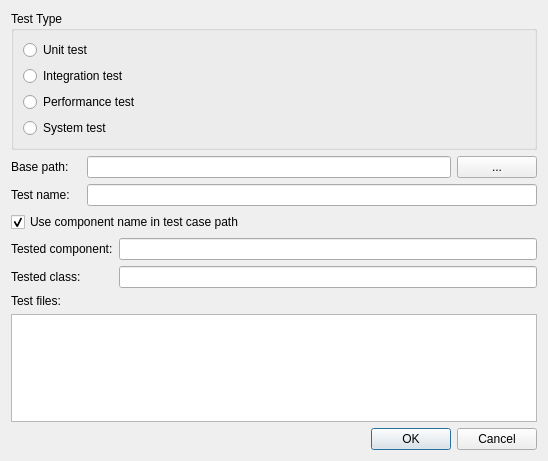
<?xml version="1.0" encoding="UTF-8"?>
<ui version="4.0">
 <class>NewTestCaseDlg</class>
 <widget class="QDialog" name="NewTestCaseDlg">
  <property name="geometry">
   <rect>
    <x>0</x>
    <y>0</y>
    <width>548</width>
    <height>461</height>
   </rect>
  </property>
  <property name="windowTitle">
   <string>New Test</string>
  </property>
  <layout class="QGridLayout" name="gridLayout">
   <item row="0" column="0" colspan="3">
    <widget class="QGroupBox" name="groupBox">
     <property name="title">
      <string>Test Type</string>
     </property>
     <layout class="QVBoxLayout" name="verticalLayout">
      <item>
       <widget class="QRadioButton" name="rbUnit">
        <property name="text">
         <string>Unit test</string>
        </property>
       </widget>
      </item>
      <item>
       <widget class="QRadioButton" name="rbIntegration">
        <property name="text">
         <string>Integration test</string>
        </property>
       </widget>
      </item>
      <item>
       <widget class="QRadioButton" name="rbPerformance">
        <property name="text">
         <string>Performance test</string>
        </property>
       </widget>
      </item>
      <item>
       <widget class="QRadioButton" name="rbSystem">
        <property name="text">
         <string>System test</string>
        </property>
       </widget>
      </item>
     </layout>
    </widget>
   </item>
   <item row="1" column="0">
    <widget class="QLabel" name="label">
     <property name="text">
      <string>Base path:</string>
     </property>
    </widget>
   </item>
   <item row="1" column="1" colspan="2">
    <layout class="QHBoxLayout" name="horizontalLayout">
     <item>
      <widget class="QLineEdit" name="location"/>
     </item>
     <item>
      <widget class="QPushButton" name="locationBtn">
       <property name="text">
        <string>...</string>
       </property>
      </widget>
     </item>
    </layout>
   </item>
   <item row="2" column="0">
    <widget class="QLabel" name="label_2">
     <property name="text">
      <string>Test name:</string>
     </property>
    </widget>
   </item>
   <item row="2" column="1" colspan="2">
    <widget class="QLineEdit" name="testName">
     <property name="toolTip">
      <string>Example of test name: tst_MyAppTest1</string>
     </property>
    </widget>
   </item>
   <item row="3" column="0" colspan="3">
    <widget class="QCheckBox" name="prependComponentName">
     <property name="text">
      <string>Use component name in test case path</string>
     </property>
     <property name="checked">
      <bool>true</bool>
     </property>
    </widget>
   </item>
   <item row="4" column="0" colspan="2">
    <widget class="QLabel" name="label_3">
     <property name="text">
      <string>Tested component:</string>
     </property>
    </widget>
   </item>
   <item row="4" column="2">
    <widget class="QLineEdit" name="componentName"/>
   </item>
   <item row="5" column="0">
    <widget class="QLabel" name="label_4">
     <property name="text">
      <string>Tested class:</string>
     </property>
    </widget>
   </item>
   <item row="5" column="2">
    <widget class="QLineEdit" name="testedClass">
     <property name="text">
      <string/>
     </property>
    </widget>
   </item>
   <item row="6" column="0">
    <widget class="QLabel" name="label_filename">
     <property name="text">
      <string>Test files:</string>
     </property>
    </widget>
   </item>
   <item row="6" column="1">
    <widget class="QLabel" name="m_filename">
     <property name="textInteractionFlags">
      <set>Qt::TextSelectableByKeyboard|Qt::TextSelectableByMouse</set>
     </property>
    </widget>
   </item>
   <item row="7" column="0" colspan="3">
    <widget class="QListWidget" name="filesList"/>
   </item>
   <item row="8" column="0" colspan="3">
    <widget class="QDialogButtonBox" name="buttonBox">
     <property name="orientation">
      <enum>Qt::Horizontal</enum>
     </property>
     <property name="standardButtons">
      <set>QDialogButtonBox::Cancel|QDialogButtonBox::Ok</set>
     </property>
    </widget>
   </item>
  </layout>
 </widget>
 <tabstops>
  <tabstop>rbUnit</tabstop>
  <tabstop>rbIntegration</tabstop>
  <tabstop>rbPerformance</tabstop>
  <tabstop>rbSystem</tabstop>
  <tabstop>location</tabstop>
  <tabstop>testName</tabstop>
  <tabstop>componentName</tabstop>
  <tabstop>testedClass</tabstop>
  <tabstop>buttonBox</tabstop>
 </tabstops>
 <resources/>
 <connections>
  <connection>
   <sender>buttonBox</sender>
   <signal>accepted()</signal>
   <receiver>NewTestCaseDlg</receiver>
   <slot>accept()</slot>
   <hints>
    <hint type="sourcelabel">
     <x>248</x>
     <y>254</y>
    </hint>
    <hint type="destinationlabel">
     <x>157</x>
     <y>274</y>
    </hint>
   </hints>
  </connection>
  <connection>
   <sender>buttonBox</sender>
   <signal>rejected()</signal>
   <receiver>NewTestCaseDlg</receiver>
   <slot>reject()</slot>
   <hints>
    <hint type="sourcelabel">
     <x>316</x>
     <y>260</y>
    </hint>
    <hint type="destinationlabel">
     <x>286</x>
     <y>274</y>
    </hint>
   </hints>
  </connection>
 </connections>
</ui>
